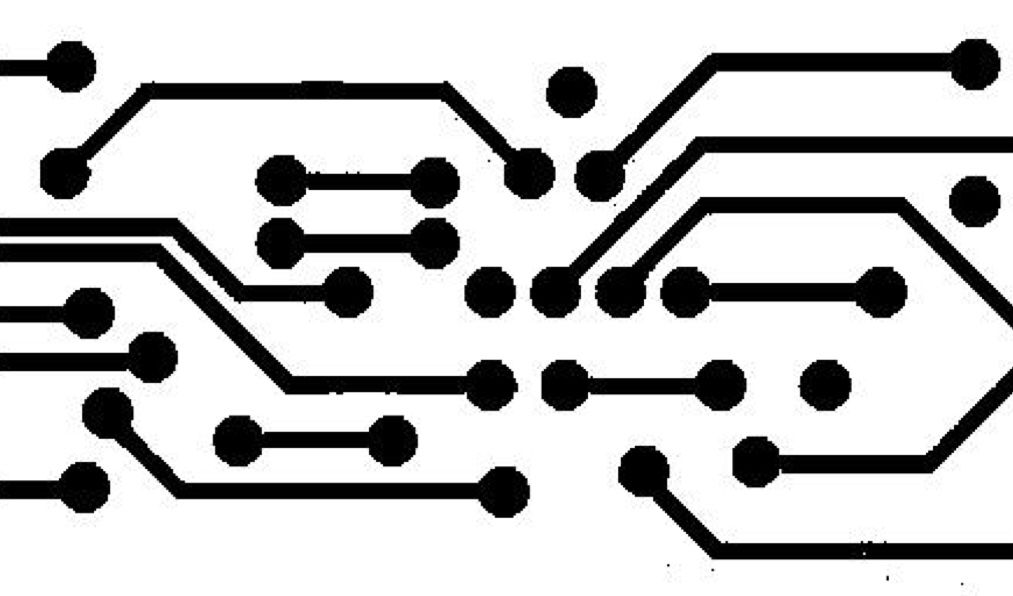
//> input picture 2.jpg, 1013 x 596 px
$ ./work3   (built with g++ and OpenCV 4)
//> lines starting //> are read from the running program, lines starting //| are printed output that depends on the picture; after the words box and inside, x2 and y2 are one past the last pixel; in counts of white or black regions, pixels touching at a corner belong together
#include<opencv2/opencv.hpp>
#include<iostream>
using namespace cv;
int main()
{
	cv::Mat scrMat = imread("C:\\Users\\Lenovo\\source\\repos\\work10.16\\2.jpg", 0);
//> scrMat is the input picture: 596 rows x 1013 cols, CV_8UC1; min 0, max 255, mean 195.3
	cv::Mat result;
	cv::Mat resultt;
	cv::Mat labels;
	cv::Mat stats;
	cv::Mat centroids;
	threshold(scrMat, result, 0, 255,THRESH_BINARY_INV);
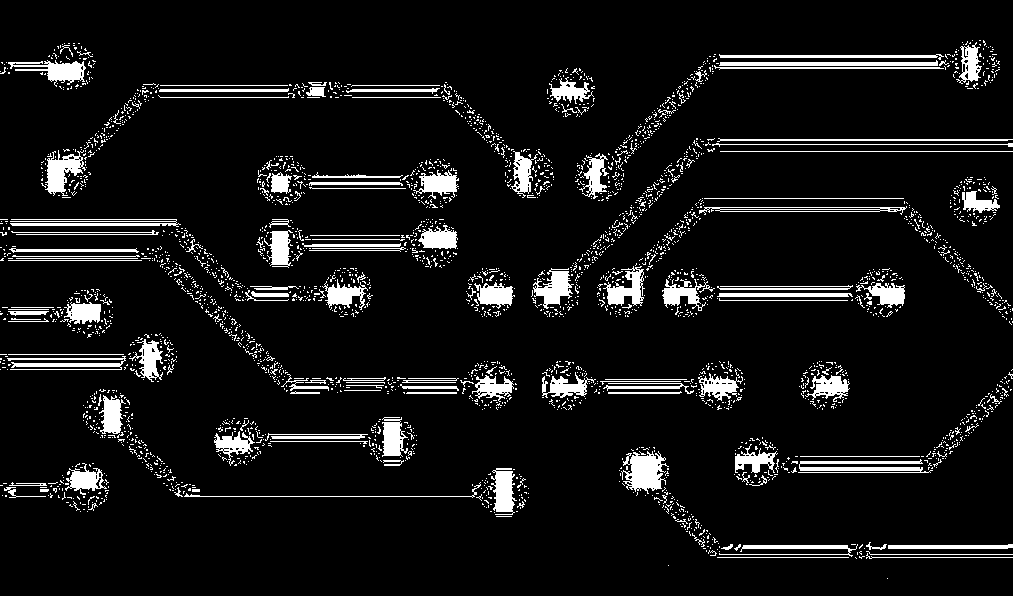
//> result: 596 rows x 1013 cols, CV_8UC1; 8% white; 3050 white regions (2904 under 20 px), largest, box (x1, y1, x2, y2) and area: (621, 451, 669, 494) 1193, (798, 459, 933, 473) 1001, (45, 150, 86, 196) 917
	cv::Mat des = getStructuringElement(MORPH_ELLIPSE, Size(8,8));//形态学函数
	cv::Mat des1= getStructuringElement(MORPH_ELLIPSE, Size(4,4));

	//dilate(resultt, resultt,des,
	//	Point(-1, -1), 1
	//);
	//erode(resultt, resultt, des,
	//	Point(-1, -1), 1
	//);

	morphologyEx(result, resultt, MORPH_OPEN,des);
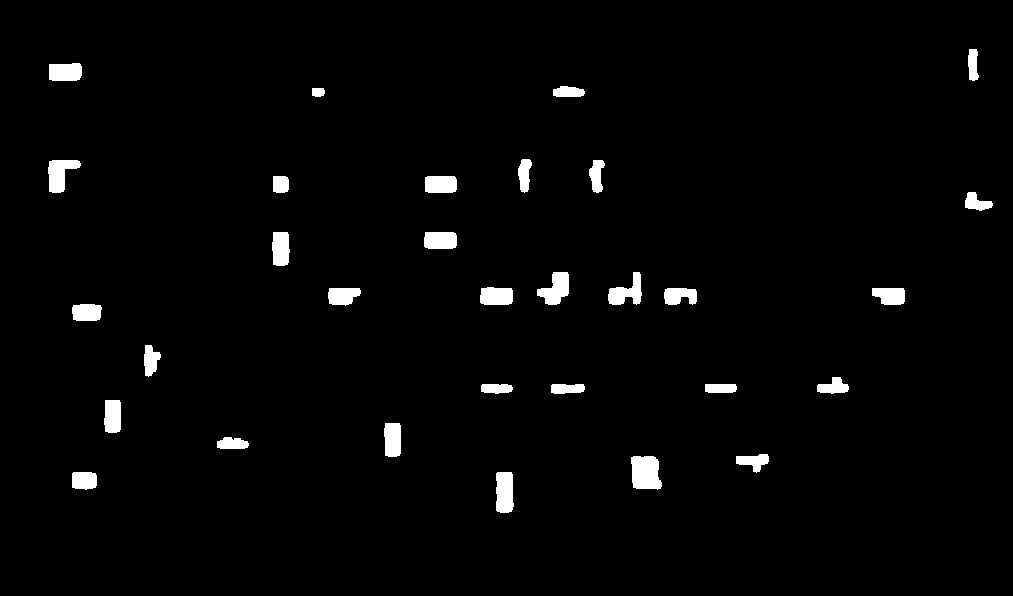
//> resultt: 596 rows x 1013 cols, CV_8UC1; 2.3% white; 31 white regions, largest, box (x1, y1, x2, y2) and area: (631, 456, 662, 490) 889, (496, 472, 514, 513) 674, (537, 272, 569, 305) 660
	morphologyEx(resultt, resultt, MORPH_CLOSE, des1);
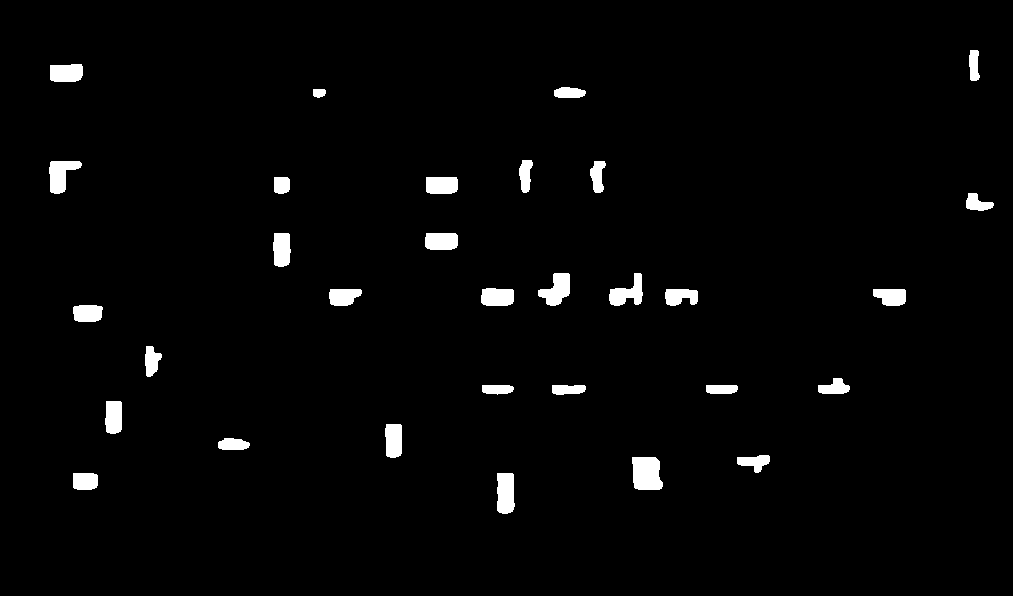
//> resultt: 596 rows x 1013 cols, CV_8UC1; 2.2% white; 31 white regions, largest, box (x1, y1, x2, y2) and area: (632, 457, 663, 490) 891, (497, 473, 515, 514) 668, (538, 273, 570, 306) 651
	// [10 lines of commented-out code are left out]

	imshow("final", resultt);

	int a = connectedComponentsWithStats(resultt, labels,
		stats, centroids,
		8, CV_32S);
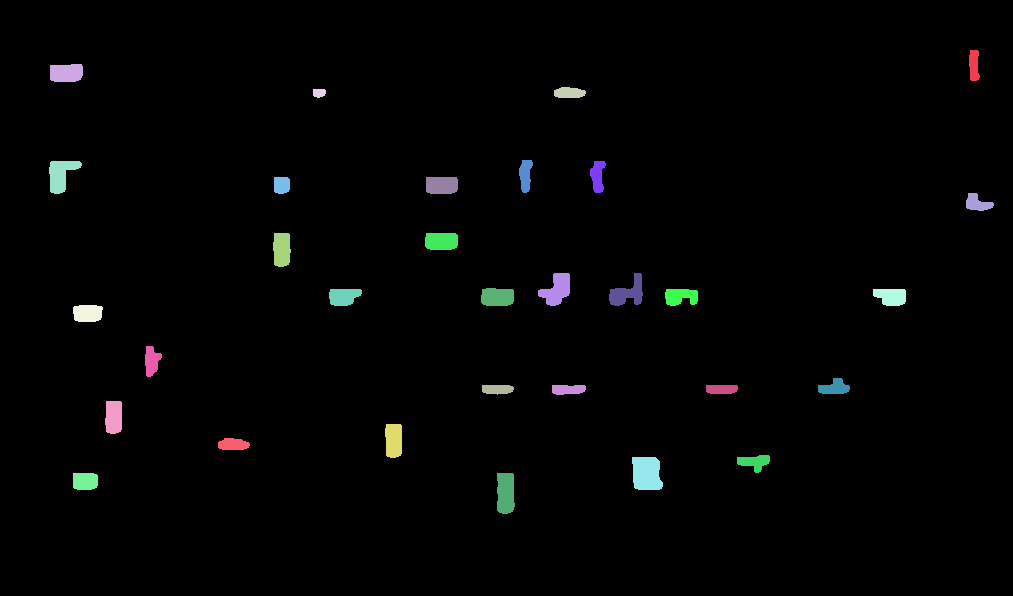
//> labels: 596 rows x 1013 cols, CV_32SC1; 32 distinct labels, from 0 to 31; one colour per label, 0 black
//> stats = 32 rows, first 6: [0, 0, 1013, 596, 590192], [969, 50, 11, 31, 273], [50, 64, 33, 18, 549], [554, 87, 32, 11, 292], [313, 89, 13, 9, 100], [49, 161, 33, 33, 648]; centroids = 32 pairs, first value 60.45 to 977, second value 64.88 to 492.6; a = 32


	std::cout << "个数" << a - 2 << std::endl;
//| 个数30


	waitKey(0);
	return 0;
}
